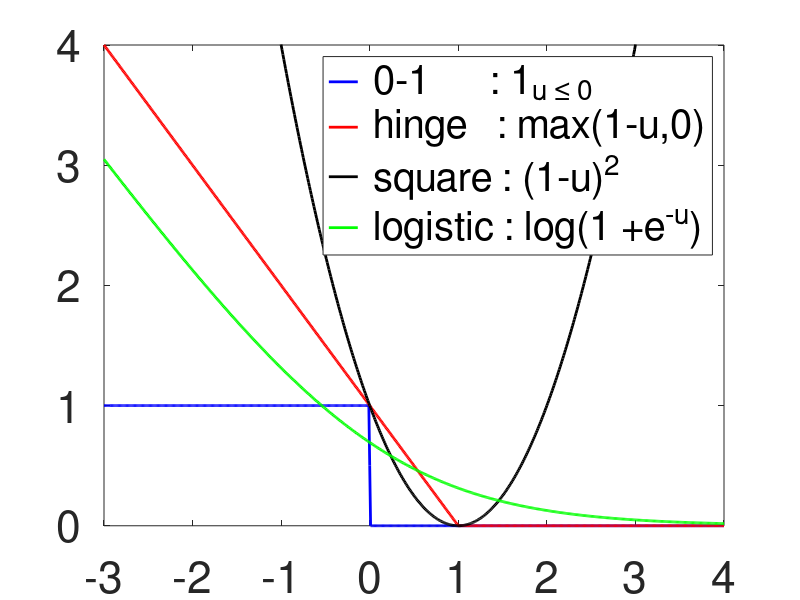

The MATLAB source for this figure:
try
    ccc=openfig('losses_class.fig');
catch
    disp('missing figure file')
end


u=-3:.01:4;
set(gca, 'fontsize',20);
plot(u,-.5*sign(u)+.5,'b','linewidth',2); hold on
plot(u,max(1-u,u*0),'r','linewidth',2);
plot(u,(u-1).^2,'k','linewidth',2);
plot(u,log(1+exp(-u)),'g','linewidth',2);

hold off
axis([-3 4 0 4 ])
legend(' 0-1      : 1_{u \leq 0}',' hinge   : max(1-u,0)',' square : (1-u)^2',' logistic : log(1 +e^{-u})')
set(gca,'fontsize',32)

try
    print('-depsc', 'losses_class.eps');
    close(ccc)    
catch
    disp('missing figure file')
end
